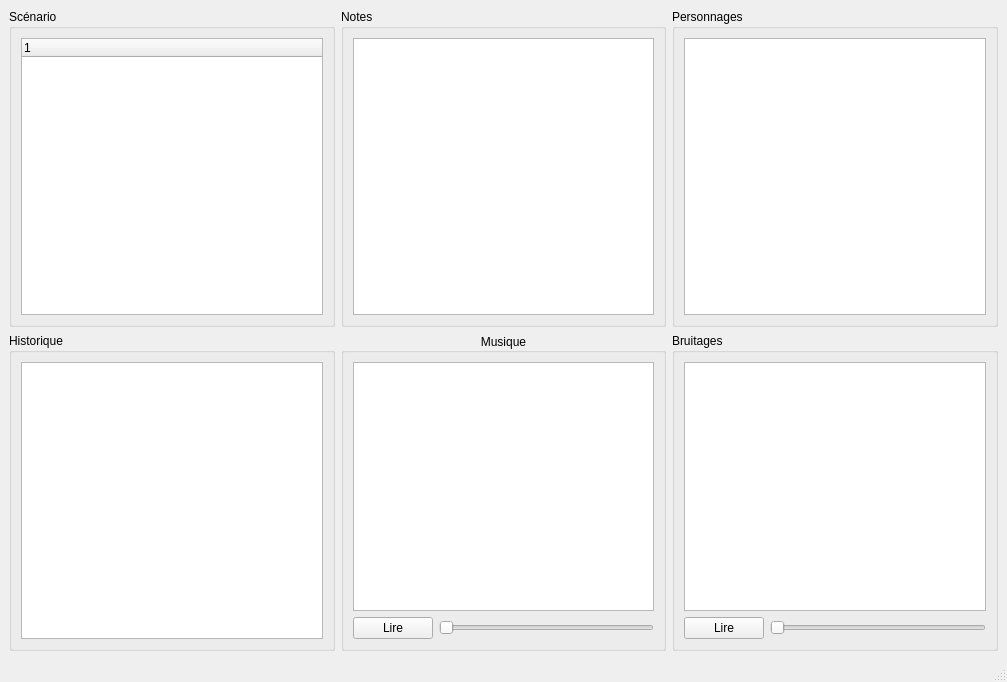
<?xml version="1.0" encoding="UTF-8"?>
<ui version="4.0">
 <class>MainWindow</class>
 <widget class="QMainWindow" name="MainWindow">
  <property name="geometry">
   <rect>
    <x>0</x>
    <y>0</y>
    <width>1007</width>
    <height>682</height>
   </rect>
  </property>
  <property name="windowTitle">
   <string>GM-Assistant</string>
  </property>
  <widget class="QWidget" name="centralwidget">
   <layout class="QGridLayout" name="gridLayout_4">
    <item row="0" column="0">
     <layout class="QGridLayout" name="gridLayout_3">
      <property name="sizeConstraint">
       <enum>QLayout::SetDefaultConstraint</enum>
      </property>
      <item row="4" column="0">
       <widget class="QGroupBox" name="groupBox">
        <property name="sizePolicy">
         <sizepolicy hsizetype="Expanding" vsizetype="Expanding">
          <horstretch>0</horstretch>
          <verstretch>0</verstretch>
         </sizepolicy>
        </property>
        <property name="title">
         <string>Scénario</string>
        </property>
        <property name="alignment">
         <set>Qt::AlignLeading|Qt::AlignLeft|Qt::AlignTop</set>
        </property>
        <property name="flat">
         <bool>false</bool>
        </property>
        <layout class="QVBoxLayout" name="verticalLayout_4">
         <item>
          <widget class="QTreeWidget" name="treeWidget">
           <column>
            <property name="text">
             <string notr="true">1</string>
            </property>
           </column>
          </widget>
         </item>
        </layout>
       </widget>
      </item>
      <item row="5" column="0">
       <widget class="QGroupBox" name="groupBox_2">
        <property name="sizePolicy">
         <sizepolicy hsizetype="Expanding" vsizetype="Expanding">
          <horstretch>0</horstretch>
          <verstretch>0</verstretch>
         </sizepolicy>
        </property>
        <property name="title">
         <string>Historique</string>
        </property>
        <layout class="QVBoxLayout" name="verticalLayout_3">
         <item>
          <widget class="QListWidget" name="listWidget_2"/>
         </item>
        </layout>
       </widget>
      </item>
      <item row="4" column="1">
       <widget class="QGroupBox" name="groupBox_4">
        <property name="sizePolicy">
         <sizepolicy hsizetype="Expanding" vsizetype="Expanding">
          <horstretch>0</horstretch>
          <verstretch>0</verstretch>
         </sizepolicy>
        </property>
        <property name="title">
         <string>Notes</string>
        </property>
        <property name="flat">
         <bool>false</bool>
        </property>
        <layout class="QVBoxLayout" name="verticalLayout_5">
         <item>
          <widget class="QTextEdit" name="textEdit"/>
         </item>
        </layout>
       </widget>
      </item>
      <item row="4" column="2">
       <widget class="QGroupBox" name="groupBox_5">
        <property name="sizePolicy">
         <sizepolicy hsizetype="Expanding" vsizetype="Expanding">
          <horstretch>0</horstretch>
          <verstretch>0</verstretch>
         </sizepolicy>
        </property>
        <property name="title">
         <string>Personnages</string>
        </property>
        <layout class="QVBoxLayout" name="verticalLayout">
         <item>
          <widget class="QTableWidget" name="tableWidget"/>
         </item>
        </layout>
       </widget>
      </item>
      <item row="5" column="2">
       <widget class="QGroupBox" name="groupBox_6">
        <property name="sizePolicy">
         <sizepolicy hsizetype="Expanding" vsizetype="Expanding">
          <horstretch>0</horstretch>
          <verstretch>0</verstretch>
         </sizepolicy>
        </property>
        <property name="title">
         <string>Bruitages</string>
        </property>
        <layout class="QVBoxLayout" name="verticalLayout_7">
         <item>
          <widget class="QListWidget" name="listWidget_3"/>
         </item>
         <item>
          <layout class="QHBoxLayout" name="horizontalLayout_2">
           <item>
            <widget class="QPushButton" name="pushButton_2">
             <property name="text">
              <string>Lire</string>
             </property>
            </widget>
           </item>
           <item>
            <widget class="QSlider" name="horizontalSlider_2">
             <property name="orientation">
              <enum>Qt::Horizontal</enum>
             </property>
            </widget>
           </item>
          </layout>
         </item>
        </layout>
       </widget>
      </item>
      <item row="5" column="1">
       <widget class="QGroupBox" name="groupBox_3">
        <property name="sizePolicy">
         <sizepolicy hsizetype="Expanding" vsizetype="Expanding">
          <horstretch>0</horstretch>
          <verstretch>0</verstretch>
         </sizepolicy>
        </property>
        <property name="title">
         <string>Musique</string>
        </property>
        <property name="alignment">
         <set>Qt::AlignCenter</set>
        </property>
        <layout class="QVBoxLayout" name="verticalLayout_2">
         <item>
          <widget class="QListWidget" name="listWidget"/>
         </item>
         <item>
          <layout class="QHBoxLayout" name="horizontalLayout">
           <item>
            <widget class="QPushButton" name="pushButton">
             <property name="text">
              <string>Lire</string>
             </property>
            </widget>
           </item>
           <item>
            <widget class="QSlider" name="horizontalSlider">
             <property name="orientation">
              <enum>Qt::Horizontal</enum>
             </property>
            </widget>
           </item>
          </layout>
         </item>
        </layout>
       </widget>
      </item>
     </layout>
    </item>
   </layout>
  </widget>
  <widget class="QMenuBar" name="menubar">
   <property name="geometry">
    <rect>
     <x>0</x>
     <y>0</y>
     <width>1007</width>
     <height>25</height>
    </rect>
   </property>
  </widget>
  <widget class="QStatusBar" name="statusbar"/>
 </widget>
 <resources/>
 <connections/>
</ui>
